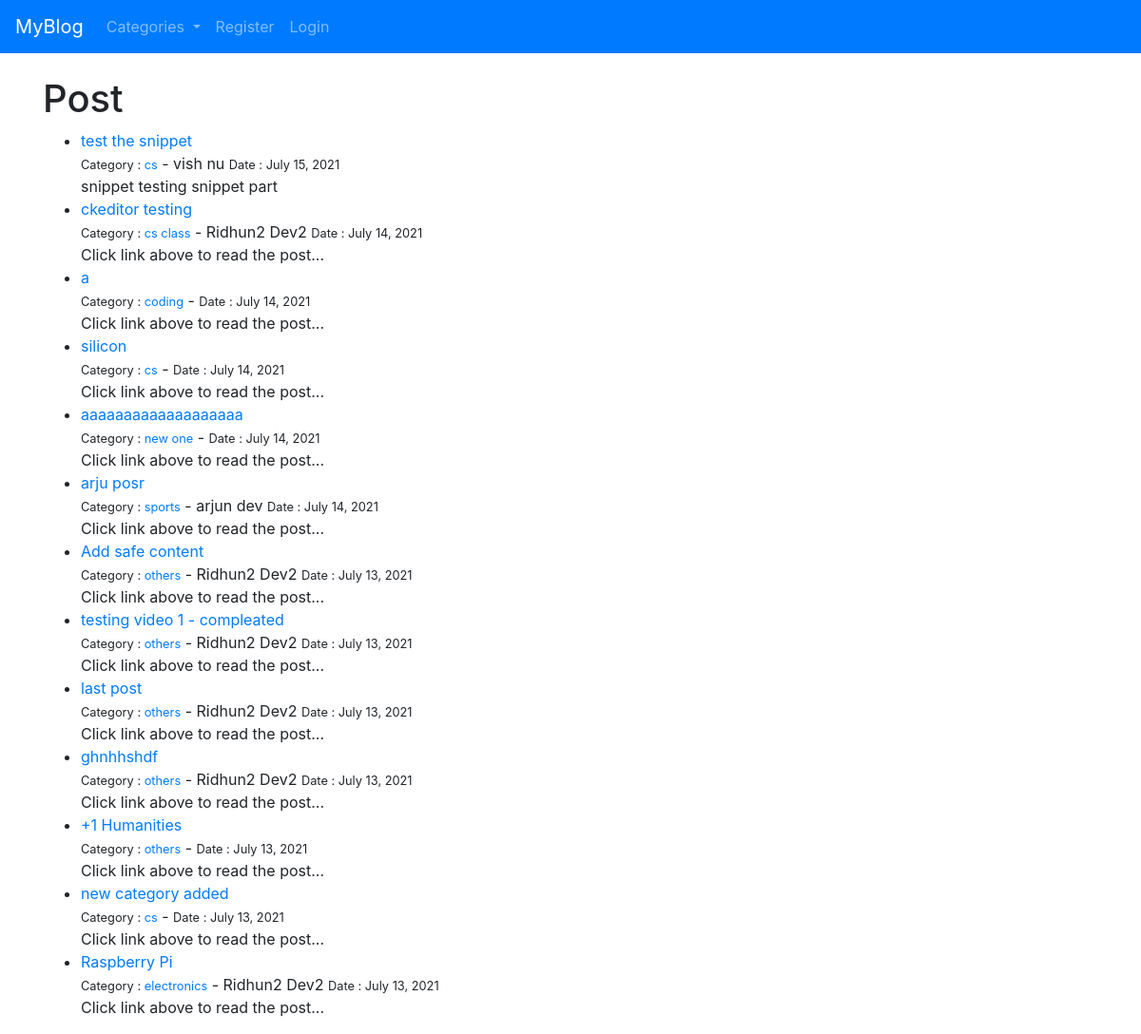
Before: / with the older database file.
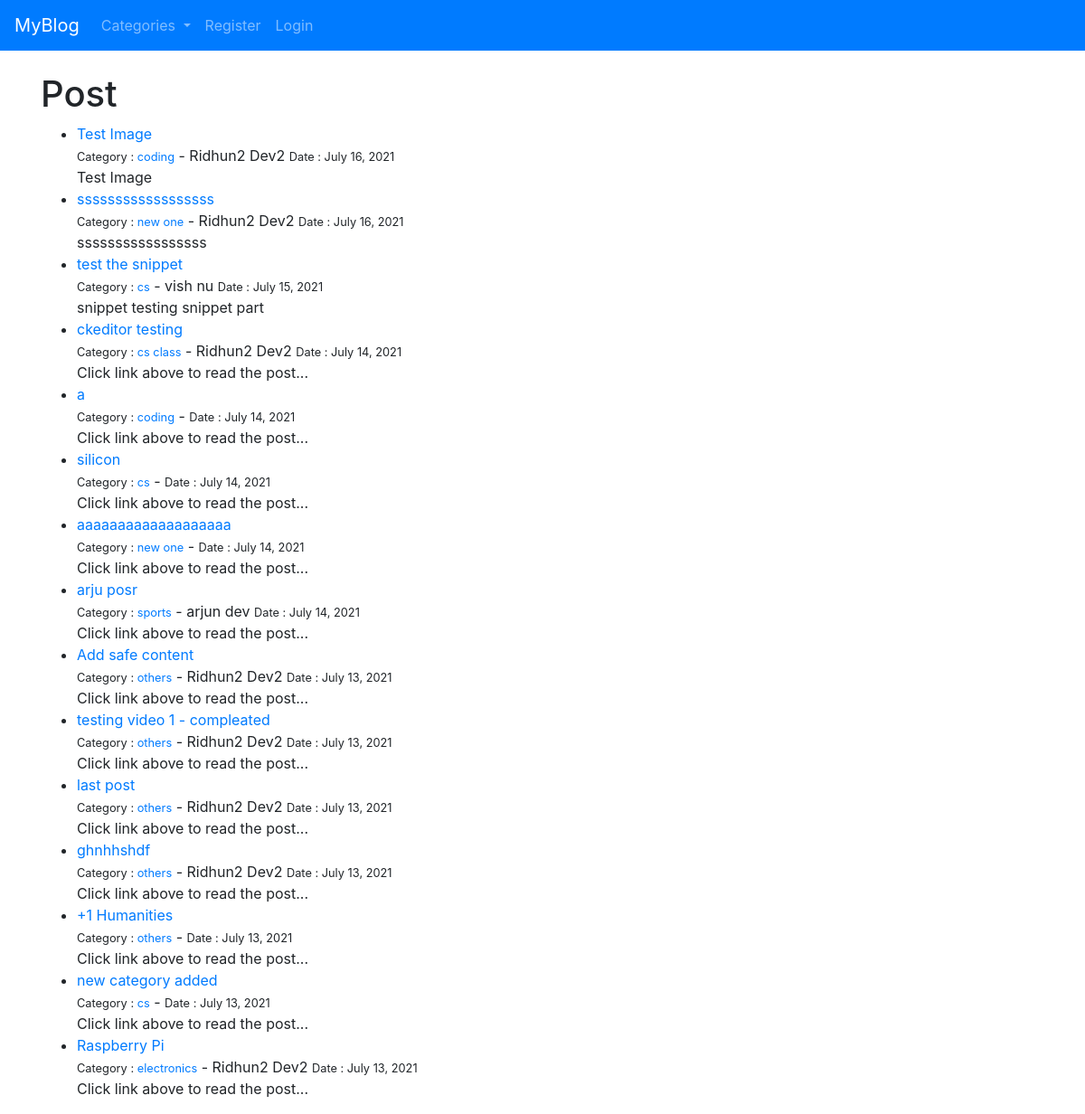
After: the same page with the newer database file.
### theblog/models.py (models this page shows, shortened)
class Post(models.Model):
   title = models.CharField(max_length=255)
   header_image = models.ImageField(blank=True, null=True, upload_to="images/")
   title_tag = models.CharField(max_length=255, default="MyBlog Website")
   author = models.ForeignKey(User,on_delete=models.CASCADE)
   body = RichTextField(blank=True, null=True)
   post_date = models.DateField(auto_now_add=True)
   category = models.CharField(max_length=255, default='others')
   snippet = models.CharField(max_length=255)
   likes = models.ManyToManyField(User, related_name='blog_posts')

### theblog/views.py (the view)
# urls.py: path('', HomeView.as_view(), name="home"),
class HomeView(ListView):
   model = Post
   template_name = 'home.html'
   cats = Category.objects.all()
   ordering = ['-post_date']
   def get_context_data(self, *args, **kwargs):
      cat_menu = Category.objects.all()
      context = super(HomeView, self).get_context_data(*args, **kwargs)
      context["cat_menu"] = cat_menu
      return context

### theblog/models.py (called while the page is built)
   def __str__(self):
      return self.name

### theblog/templates/home.html (shortened to what this page needs)
{% extends 'base.html' %}
{% block content %}
   <h1>Post</h1>
   <ul>
   {% for post in object_list %}
      <li>
         <a href="{% url 'article-detail' post.pk %}">
         {{ post.title }}</a> <br/>
         <small>Category : <a href="{% url 'category' post.category|slugify %}">{{ post.category }}</a></small>
         - {{ post.author.first_name }} {{ post.author.last_name }}
         <small>Date : {{ post.post_date }}</small><br/>
         {{ post.snippet }}
      </li>
   {% endfor %}
   </ul>
{% endblock %}

### theblog/templates/base.html (shortened to what this page needs)
<!doctype html>
<html lang="en">
  <head>
    <link rel="stylesheet" href="https://stackpath.bootstrapcdn.com/bootstrap/4.3.1/css/bootstrap.min.css">
  </head>
  <body>
   <nav class="navbar navbar-expand-lg navbar-dark bg-primary">
      <a class="navbar-brand" href="{% url 'home' %}">MyBlog</a>
      <div class="collapse navbar-collapse" id="navbarTogglerDemo02">
        <ul class="navbar-nav mr-auto mt-2 mt-lg-0">
          {% if cat_menu %}
          <li class="nav-item dropdown">
            <a class="nav-link dropdown-toggle" href="#" id="navbarDropdown" role="button" data-toggle="dropdown" aria-haspopup="true" aria-expanded="false">
              Categories
            </a>
          </li>
          {% else %}
            <li class="nav-item">
              <a class="nav-link" href="{% url 'category-list' %}">Categories</a>
            </li>
          {% endif %}
          {% if user.is_authenticated %}
            <li class="nav-item">
              <a class="nav-link" href="{% url 'add_post' %}">Add Post</a>
            </li>
            <li class="nav-item">
              <a class="nav-link" href="{% url 'add_category' %}">Add Category</a>
            </li>
            <li class="nav-item dropdown">
              <a class="nav-link dropdown-toggle" href="#" id="navbarDropdown" role="button" data-toggle="dropdown" aria-haspopup="true" aria-expanded="false">
                Profile
              </a>
              <div class="dropdown-menu" aria-labelledby="navbarDropdown">
                <a class="dropdown-item" href="{% url 'edit_profile' %}">Edit Settings</a>
                {% if user.profile.id %}
                  <a class="dropdown-item" href="{% url 'edit_profile_page' user.profile.id %}">Edit Profile Page</a>
                  <a class="dropdown-item" href="{% url 'show_profile_page' user.profile.id %}">Show Profile Page</a>
                {% else %}
                  <a class="dropdown-item" href="{% url 'create_profile_page' %}">Create Profile Page</a>
                {% endif %}
              </div>
            </li>
            <li class="nav-item">
              <a class="nav-link" href="{% url 'logout' %}">Logout</a>
            </li>
          {% else %}
            <li class="nav-item">
              <a class="nav-link" href="{% url 'register' %}">Register</a>
            </li>
            <li class="nav-item">
              <a class="nav-link" href="{% url 'login' %}">Login</a>
            </li>
          {% endif %}
      </div>
    </nav>
     <br/>
     <div class="container">
      {% block content %}
      {% endblock %}
     </div>
  </body>
</html>

Changed rows visible on the page:
added Post: title "Test Image", category "coding", author.first_name "Ridhun2", author.last_name "Dev2", post_date "July 16, 2021", snippet "Test Image"
added Post: title "ssssssssssssssssss", category "new one", author.first_name "Ridhun2", author.last_name "Dev2", post_date "July 16, 2021", snippet "sssssssssssssssss"
